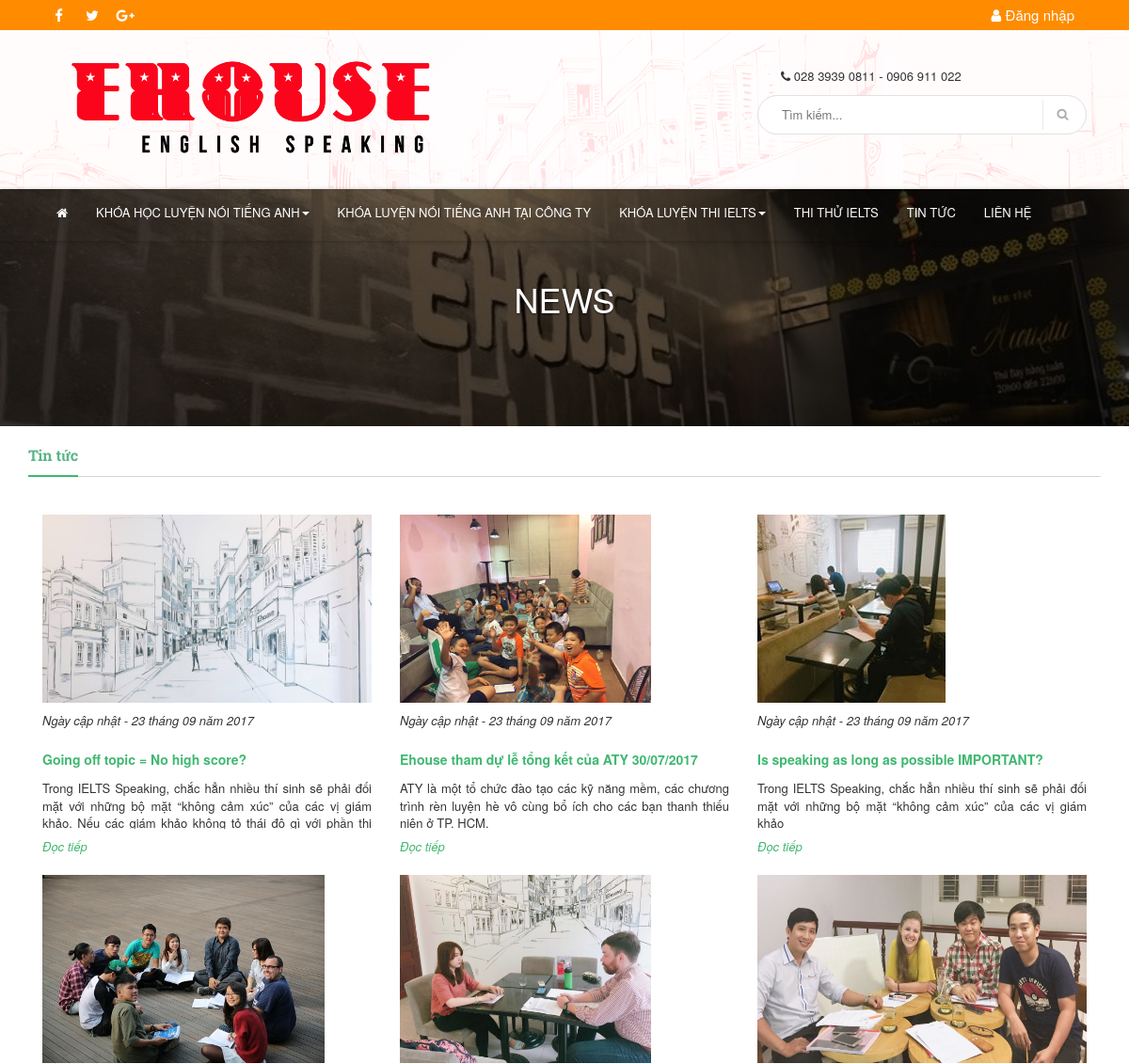
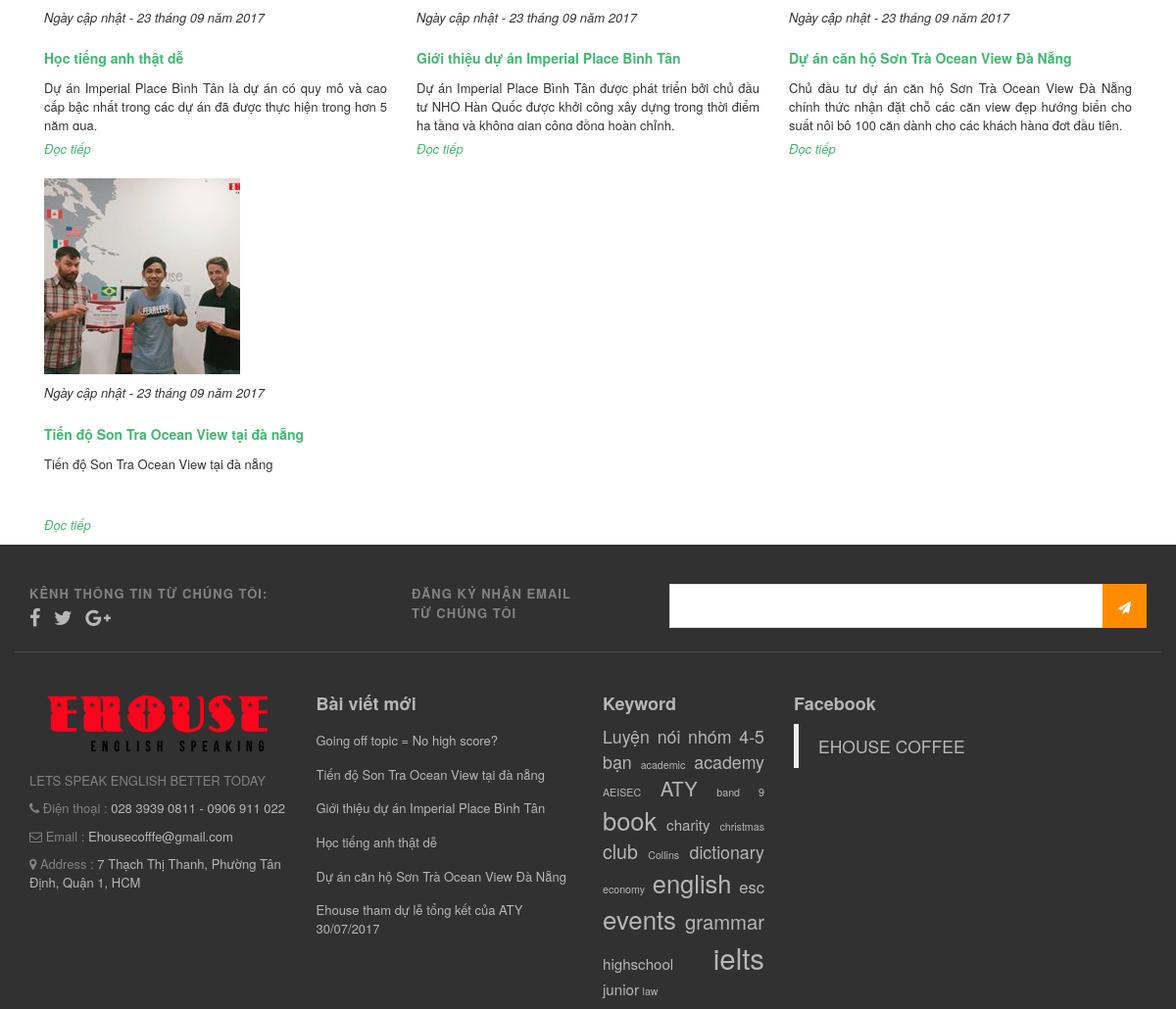
/index.php/news, run on the app's committed database (2 pictures, top to bottom).
### tables this page shows
CREATE TABLE `website` (
  `id` varchar(100) NOT NULL,
  `language_slug` varchar(2) NOT NULL,
  `website_name` varchar(255) DEFAULT NULL,
  `favicon` varchar(255) NOT NULL,
  `facebook` varchar(255) DEFAULT NULL,
  `youtube` varchar(255) DEFAULT NULL,
  `google_plus` varchar(255) DEFAULT NULL,
  `twitter` varchar(255) DEFAULT NULL,
  `ad_video` text,
  `phone` varchar(150) DEFAULT NULL,
  `mobile_phone` varchar(150) DEFAULT NULL,
  `google_map` text,
  `email` varchar(255) DEFAULT NULL,
  `address` varchar(255) DEFAULT NULL,
  `slogan` varchar(255) DEFAULT NULL,
  `keyword` text,
  `meta_description` varchar(255) NOT NULL,
  `visitor` int(11) DEFAULT NULL,
  `modified_date` datetime NOT NULL
);

CREATE TABLE `slider` (
  `id` int(11) NOT NULL,
  `category_id` varchar(100) NOT NULL,
  `image_name` varchar(255) NOT NULL,
  `image` varchar(255) NOT NULL,
  `link` varchar(255) DEFAULT NULL,
  `description` varchar(255) DEFAULT NULL,
  `description2` varchar(255) DEFAULT NULL,
  `modified_date` datetime DEFAULT NULL,
  `status` int(1) NOT NULL
);

CREATE TABLE `news` (
  `id` int(11) NOT NULL,
  `title` text NOT NULL,
  `short_content` text NOT NULL,
  `content` text NOT NULL,
  `keyword` varchar(255) NOT NULL,
  `meta_description` varchar(255) NOT NULL,
  `image` varchar(255) NOT NULL,
  `language_slug` varchar(2) NOT NULL,
  `modified_date` datetime NOT NULL,
  `status` tinyint(1) NOT NULL
);

### application/core/MY_Controller.php (called while the page is built, shortened)
<?php
class MY_Controller extends CI_Controller {
	protected function render($the_view = NULL, $template = 'master')
	{
		if($template == 'json' || $this->input->is_ajax_request())
		{
			header('Content-Type: application/json');
			echo json_encode($this->data);
		}
		else if(is_null($template))
		{
			$this->load->view($the_view, $this->data);
		}else
		{
			$this->data['the_view_content'] = (is_null($the_view)) ? '' : $this->load->view($the_view, $this->data, TRUE);
			$this->load->view('templates/' . $template . '_view', $this->data);
		}
	}
}
class Public_Controller extends MY_Controller
{
	function __construct()
	{
		$input['where'] = array('language_slug'=>'vi');
		$this->data['website'] = $this->website_model->get_row($input);
		if($this->data['website']->favicon != "" && $this->data['website']->favicon != NULL){
			$doc = new DOMDocument();
			$doc->loadHTML($this->data['website']->favicon);
			$xpath = new DOMXPath($doc);
			$this->data['website']->favicon_icon = $xpath->evaluate("string(//img/@src)");
		}else $this->data['website']->favicon_icon = "";
		$this->data['website']->page_title = $this->data['website']->website_name;
		$this->data['website']->meta_keyword = "";
		$this->data['website']->meta_description = "";
		$input_news['limit'] = array('6' ,'0');
		$input_news['order'] = array('modified_date','DESC');
		$this->data['news'] = $this->news_model->get_list($input_news);
	}
	protected function render($the_view = NULL, $template = 'public_master')
	{
		parent::render($the_view, $template);
	}
}

### application/controllers/News.php (called while the page is built, shortened)
<?php
class News extends Public_Controller {
    function __construct() {
        parent::__construct();
        $input['where'] = array('status' => 1, "category_id" => 'tin-tuc');
        $this->data['sliders'] = $this->slider_model->get_list($input);
    }
	public function index()
	{
        $config["per_page"] = 30;
        $page = ($this->input->get('page')) ? $this->input->get('page') : 1;
        $offset = ($page  == 1) ? 0 : ($page * $config['per_page']) - $config['per_page'];
        $input_news['limit'] = array($config["per_page"], $offset);
        $this->data['items'] = $this->news_model->get_list($input_news);
		$this->render('user/news_view');
	}
}

### index.php (called while the page is built, shortened)
<?php
require_once BASEPATH.'core/CodeIgniter.php';

### application/models/Slider_model.php (called while the page is built, shortened)
<?php
class Slider_model extends MY_Model
{
    function __construct()
    {
        $this->table = 'slider';
    }
}

### application/core/MY_Model.php (called while the page is built, shortened)
<?php if ( ! defined('BASEPATH')) exit('No direct script access allowed');
class MY_Model extends CI_Model {
    var $table = '';
    var $key = 'id';
    var $order = '';
    function get_row($input = array()){
        $query = $this->db->get($this->table);
        return $query->row();
    }
    function get_list($input = array())
    {
        $query = $this->db->get($this->table);
        return $query->result();
    }
    protected function get_list_set_input($input = array())
    {
        if ((isset($input['where'])) && $input['where'])
        {
            $this->db->where($input['where']);
        }
        if (isset($input['order'][0]) && isset($input['order'][1]))
        {
            $this->db->order_by($input['order'][0], $input['order'][1]);
        }
        else
        {
            $order = ($this->order == '') ? array($this->table.'.'.$this->key, 'desc') : $this->order;
            $this->db->order_by($order[0], $order[1]);
        }
        if (isset($input['limit'][0]) && isset($input['limit'][1]))
        {
            $this->db->limit($input['limit'][0], $input['limit'][1]);
        }
    }
}
?>

### application/models/News_model.php (called while the page is built, shortened)
<?php
class News_model extends MY_Model
{
    function __construct()
    {
        $this->table = 'news';
    }
}

### application/helpers/slug_helper.php (called while the page is built)
<?php
if ( ! function_exists('create_slug'))
{
	function create_slug($string) {
		$search = array (
			'#(à|á|ạ|ả|ã|â|ầ|ấ|ậ|ẩ|ẫ|ă|ằ|ắ|ặ|ẳ|ẵ)#',
			'#(è|é|ẹ|ẻ|ẽ|ê|ề|ế|ệ|ể|ễ)#',
			'#(ì|í|ị|ỉ|ĩ)#',
			'#(ò|ó|ọ|ỏ|õ|ô|ồ|ố|ộ|ổ|ỗ|ơ|ờ|ớ|ợ|ở|ỡ)#',
			'#(ù|ú|ụ|ủ|ũ|ư|ừ|ứ|ự|ử|ữ)#',
			'#(ỳ|ý|ỵ|ỷ|ỹ)#',
			'#(đ)#',
			'#(À|Á|Ạ|Ả|Ã|Â|Ầ|Ấ|Ậ|Ẩ|Ẫ|Ă|Ằ|Ắ|Ặ|Ẳ|Ẵ)#',
			'#(È|É|Ẹ|Ẻ|Ẽ|Ê|Ề|Ế|Ệ|Ể|Ễ)#',
			'#(Ì|Í|Ị|Ỉ|Ĩ)#',
			'#(Ò|Ó|Ọ|Ỏ|Õ|Ô|Ồ|Ố|Ộ|Ổ|Ỗ|Ơ|Ờ|Ớ|Ợ|Ở|Ỡ)#',
			'#(Ù|Ú|Ụ|Ủ|Ũ|Ư|Ừ|Ứ|Ự|Ử|Ữ)#',
			'#(Ỳ|Ý|Ỵ|Ỷ|Ỹ)#',
			'#(Đ)#',
			"/[^a-zA-Z0-9\-\_]/",
			) ;
		$replace = array (
			'a',
			'e',
			'i',
			'o',
			'u',
			'y',
			'd',
			'A',
			'E',
			'I',
			'O',
			'U',
			'Y',
			'D',
			'-',
			) ;
		$string = preg_replace($search, $replace, $string);
		$string = preg_replace('/(-)+/', '-', $string);
		$string = strtolower($string);
		return $string;
	}
}

### application/models/Website_model.php (called while the page is built, shortened)
<?php
class Website_model extends MY_Model
{
    function __construct()
    {
        $this->table = 'website';
    }
}

### application/helpers/common_helper.php (called while the page is built, shortened)
<?php
	function public_helper($string = '')
	{
		return base_url('public/'.$string);
	}
?>

### application/views/user/news_view.php (the view, shortened to what this page needs)
 <?php require "slider_view.php" ?>
<div class="news">
    <div class="container">
        <div class="panel-xanh">
            <div class="panel-heading"><div class="panel-title">Tin tức</div></div>
            <div class="news-list">
                <div>
                <?php foreach ($items as $item) {
                    preg_match( '@src="([^"]+)"@' , $item->image, $match);
                    $image = array_pop($match);
                    $year = date('Y', strtotime($item->modified_date));
                    $month = date('m', strtotime($item->modified_date));
                    $date = date('d', strtotime($item->modified_date)); ?>
                    <div class="row-div item col-md-4">
                        <div class="hinh"><a href="<?php echo base_url('tin-tuc/'.$item->id.'-'.create_slug($item->title)) ?>"><img src="<?php echo $image; ?>" class="img-responsive img-opacity" alt=""></a></div>
                        <p class="date"><?php echo 'Ngày cập nhật - '.$date.' tháng '.$month.' năm '.$year; ?></p>
                        <h3 class="title"><a href="<?php echo base_url('tin-tuc/'.$item->id.'-'.create_slug($item->title)) ?>"><?php echo $item->title; ?></a></h3>
                        <p class="summary"><?php echo $item->short_content; ?></p>
                        <div class="readmore"><a href="<?php echo base_url('tin-tuc/'.$item->id.'-'.create_slug($item->title)) ?>"><i>Đọc tiếp</i></a></div>
                    </div>
                <?php } ?>
                </div>
            </div>
            <div class="row">
                <div class="col-md-12 text-center">
                </div>
            </div>
        </div>
    </div>
</div>

### application/views/user/slider_view.php (shortened to what this page needs)
 <div id="myCarousel" class="carousel slide" data-ride="carousel" >
    <div class="carousel-inner">
        <?php foreach ($sliders as $key => $value) { ?>
        <div class="item <?php if($key == 0) echo "active"; ?>">
            <div class="blend">
                <div></div>
                <p><img src="<?php echo base_url($value->image_name); ?>" class="img-responsive" alt=""></p>
            </div>
            <div class="carousel-caption animated flipInX" style="animation-delay: 0.4s">
                <h1 class="hidden-xs"><?php echo $value->description; ?></h1>
            </div>
        </div>
        <?php } ?>
    </div>
</div>

### application/views/templates/_parts/public_master_header_view.php (shortened to what this page needs)
<div class="header">
    <div class="top top-header">
        <div class="container">
            <div class="col-md-8 social">
                <ul>
                <li><a href="<?php echo $website->facebook; ?>" target="_blank"><i class="fa fa-fw fa-facebook"></i></a></li>
                    <li><a href="<?php echo $website->twitter; ?>"><i class="fa fa-fw fa-twitter"></i></a></li>
                    <li><a href="<?php echo $website->google_plus; ?>"><i class="fa fa-fw fa-google-plus"></i></a></li>
                </ul>
            </div>
            <div class="col-md-4 social">
                <ul class="list-unstyled list-inline pull-right">
                    <li><a href="<?php echo base_url('login'); ?>"><i class="fa fa-fw fa-user"></i><span class="">Đăng nhập</span></a></li>
                </ul>
            </div>
        </div>
    </div>
    <div class="middle mid-header">
        <div class="container">
            <div class="col-md-5">
                <a href="<?php echo base_url(); ?>"><p><img src="<?php echo public_helper('upload/images/logo.png'); ?>" class="img-responsive" alt=""></p></a>
            </div>
            <div class="col-md-offset-1 col-md-4 col-xs-12 col-sm-12 pull-right">
                <p class="ct-text-2"><i class="fa fa-phone"></i> <?php echo $website->phone; ?></p>
                <form action="https://greenshop-theme.bizwebvietnam.net/search" class="search-box">
                    <input type="text" name="query" class="input-control" placeholder="Tìm kiếm...">
                    <button><i class="fa fa-search"></i></button>
                </form>
            </div>
        </div>
    </div>
</div>
</div>
<nav id="header-1" class="navbar navbar-default">
    <div class="container">
    <div class="collapse navbar-collapse" id="bs-example-navbar-collapse-1">
        <ul class="nav navbar-nav c-nav-left">
            <li><a href="<?php echo base_url(); ?>"><i class="fa fa-home"></i></a></li>
            <li class="dropdown">
                <a href="#" class="dropdown-toggle" data-toggle="dropdown" role="button" aria-haspopup="true" aria-expanded="false">Khóa học luyện nói tiếng Anh<span class="caret"></span></a>
            </li>
            <li><a href="<?php echo base_url('english/khoa-luyen-noi-tieng-anh-tai-cong-ty'); ?>">Khóa luyện nói tiếng Anh tại công ty</a></li>
            <li class="dropdown">
                <a href="#" class="dropdown-toggle" data-toggle="dropdown" role="button" aria-haspopup="true" aria-expanded="false">Khóa luyện thi IELTS<span class="caret"></span></a>
            </li>
            <li class="dropdown">
                <a href="<?php echo base_url('english/thi-thu-ielts'); ?>">Thi thử IELTS</a>
            </li>
            <li><a href="<?php echo base_url('tin-tuc'); ?>">Tin tức</a></li>
            <li><a href="<?php echo base_url('lien-he'); ?>">Liên hệ</a></li>
        </ul>
    </div>
</div>
</nav>

### application/views/templates/_parts/public_master_footer_view.php (shortened to what this page needs)
<div class="footer" id="footer">
    <div class="top-footer">
        <div class="container">
            <div class="row">
                <div class="col-xs-12 col-md-4 social">
                    <p>
                        <label>Kênh thông tin từ chúng tôi:</label><br>
                        <a href="<?php echo $website->facebook; ?>" target="_blank"><i class="fa fa-facebook"></i></a>
                        <a href="<?php echo $website->twitter; ?>"><i class="fa fa-twitter"></i></a>
                        <a href="<?php echo $website->google_plus; ?>"><i class="fa fa-google-plus"></i></a>
                    </p>
                </div>
                <div class="col-xs-12 col-md-8">
                    <form action="" class="form-newsletter">
                        <label>
                            Đăng ký nhận email từ chúng tôi
                        </label>
                        <div class="form-group">
                            <input class="input-control" type="text">
                            <button><i class="fa fa-paper-plane"></i></button>
                        </div>
                    </form>
                </div>
            </div>
        </div>
    </div>
    <div class="container mid-footer">
        <div class="row">
            <div class="col-xs-12 col-sm-6 col-md-3">
                <div class="logo"><img src="<?php echo public_helper('upload/images/logo.png'); ?>" class="img-responsive" alt="Image"></div>
                <p><?php echo $website->slogan; ?></p>
                <p><i class="fa fa-phone"></i> Điện thoại : <a href="tel:01234 4321 32"><?php echo $website->phone; ?></a></p>
                <p><i class="fa fa-envelope-o"></i> Email : <a href="mailto:<?php echo $website->email; ?>"><?php echo $website->email; ?></a></p>
                <p><i class="fa fa-map-marker"></i> Address : <a href="#"><?php echo $website->address; ?></a></p>
            </div>
            <div class="col-xs-12 col-sm-6 col-md-3">
                <div class="title">Bài viết mới</div>
                <ul class="list-unstyled">
                    <?php foreach ($news as $item) { ?>
                        <li><a href="<?php echo base_url('tin-tuc/'.$item->id.'-'.create_slug($item->title)); ?>"><?php echo $item->title; ?></a></li>
                    <?php } ?>
                </ul>
            </div>
            <div class="col-xs-12 col-sm-6 col-md-2">
                <div class="title">Keyword</div>
                <ul class="list-unstyled">
                    <div class="tagcloud">
                        <?php echo $website->keyword; ?>
                    </div>
                </ul>
            </div>
            <div class="col-xs-12 col-sm-6 col-md-4">
                <div class="title">Facebook</div>
                <div class="fb-page" data-href="https://www.facebook.com/Ehouse.hcmc/" data-small-header="false" data-adapt-container-width="true"
                data-hide-cover="false" data-show-facepile="true">
                <blockquote cite="<?php echo $website->facebook; ?>" class="fb-xfbml-parse-ignore">
                    <a href="<?php echo $website->facebook; ?>"><?php echo $website->website_name; ?></a>
                </blockquote>
            </div>
        </div>
    </div>
</div>
</div>

### data on the page
website: phone "028 3939 0811 - 0906 911 022", slogan "LETS SPEAK ENGLISH BETTER TODAY", email "Ehousecofffe@gmail.com", address "7 Thạch Thị Thanh, Phường Tân Định, Quận 1, HCM", keyword "Luyện nói nhóm 4-5 bạn academic academy AEISEC ATY band 9 book charity christmas club Collins dictionary economy english esc events grammar highschool ielts junior law", website_name "EHOUSE COFFEE"
slider: image_name (picture), description "NEWS"
news: shows a picture, modified_date "23", modified_date "09", modified_date "2017", title "Going off topic = No high score?", short_content "Trong IELTS Speaking, chắc hẳn nhiều thí sinh sẽ phải đối mặt với những bộ mặt “không cảm xúc” của các vị giám khảo. Nếu các giám khảo không tỏ thái độ gì với phần thi…"
news: shows a picture, modified_date "23", modified_date "09", modified_date "2017", title "Ehouse tham dự lễ tổng kết của ATY 30/07/2017", short_content "ATY là một tổ chức đào tạo các kỹ năng mềm, các chương trình rèn luyện hè vô cùng bổ ích cho các bạn thanh thiếu niên ở TP. HCM."
news: shows a picture, modified_date "23", modified_date "09", modified_date "2017", title "Is speaking as long as possible IMPORTANT?", short_content "Trong IELTS Speaking, chắc hẳn nhiều thí sinh sẽ phải đối mặt với những bộ mặt “không cảm xúc” của các vị giám khảo"
news: shows a picture, modified_date "23", modified_date "09", modified_date "2017", title "Học tiếng anh thật dễ", short_content "Dự án Imperial Place Bình Tân là dự án có quy mô và cao cấp bậc nhất trong các dự án đã được thực hiện trong hơn 5 năm qua."
news: shows a picture, modified_date "23", modified_date "09", modified_date "2017", title "Giới thiệu dự án Imperial Place Bình Tân", short_content "Dự án Imperial Place Bình Tân được phát triển bởi chủ đầu tư NHO Hàn Quốc được khởi công xây dựng trong thời điểm hạ tầng và không gian cộng đồng hoàn chỉnh."
news: shows a picture, modified_date "23", modified_date "09", modified_date "2017", title "Dự án căn hộ Sơn Trà Ocean View Đà Nẵng", short_content "Chủ đầu tư dự án căn hộ Sơn Trà Ocean View Đà Nẵng chính thức nhận đặt chỗ các căn view đẹp hướng biển cho suất nội bộ 100 căn dành cho các khách hàng đợt đầu tiên."
news: shows a picture, modified_date "23", modified_date "09", modified_date "2017", title "Tiến độ Son Tra Ocean View tại đà nẵng", short_content "Tiến độ Son Tra Ocean View tại đà nẵng"
